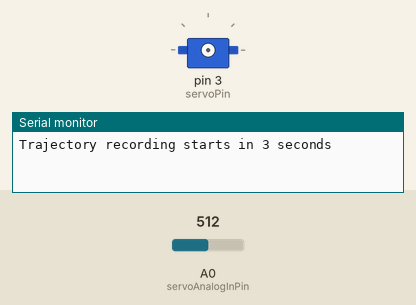
The sketch below on a simulated Arduino Uno, built with avr-gcc and run on an emulated ATmega328P. On the bench: servo, the last lines printed to the serial monitor. The inputs (shaded band) are chosen by the test bench; at power-on: A0 (servoAnalogInPin) = 512. EEPROM starts erased.

Above: at 0.1 s.
At 11.1 s:
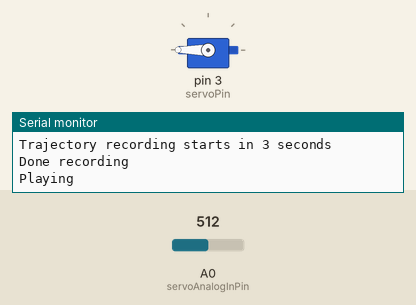
Timing chart, 0 to 12.6 s (numbered marks = the images above):
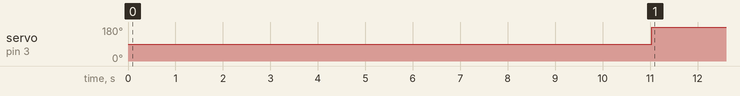

Measured:
- by itself, servo on pin 3 (servoPin): 90° → 180° at 11.0 s

The sketch:

Recording.ino
```cpp
#include <Servo.h>
//library that provides functions to access memory
#include <EEPROM.h>

//every 25 milliseconds we record new trajectory point
#define SAMPLE_DELAY 25
//defines number of trajectory point
#define SAMPLES 200

Servo myservo;
int servoPin = 3;
int servoAnalogInPin = A0;

void setup() {
  // put your setup code here, to run once:
     Serial.begin(9600);
}

void loop() {
  // put your main code here, to run repeatedly:
     Serial.println("Trajectory recording starts in 3 seconds");
     delay(3000);
     recordTrajectory();
     //control algorithm
     delay(3000);
     //set new desired position to the position controller of the servomotor
     replayTrajectory();
}


void recordTrajectory() {
  Serial.println();
  for (int addr=0; addr<SAMPLES; addr++) {
    int posIs = analogRead(servoAnalogInPin);
    byte posIsServo = map(posIs, 119, 332, 0, 100);
    EEPROM.write(addr, posIsServo);
    delay(SAMPLE_DELAY);
    }
    Serial.println("Done recording");
}

//records trajectory sample by sample, and sends it to the motor at deﬁned time intervals.
void replayTrajectory() {
  myservo.attach(servoPin);
  Serial.println("Playing");
    for (int addr=0; addr<SAMPLES; addr++) {
        byte positionDesired = EEPROM.read(addr);
        myservo.write(positionDesired);
        delay(SAMPLE_DELAY);
    }
    Serial.println("Done replaying");
    myservo.detach();
}
```
